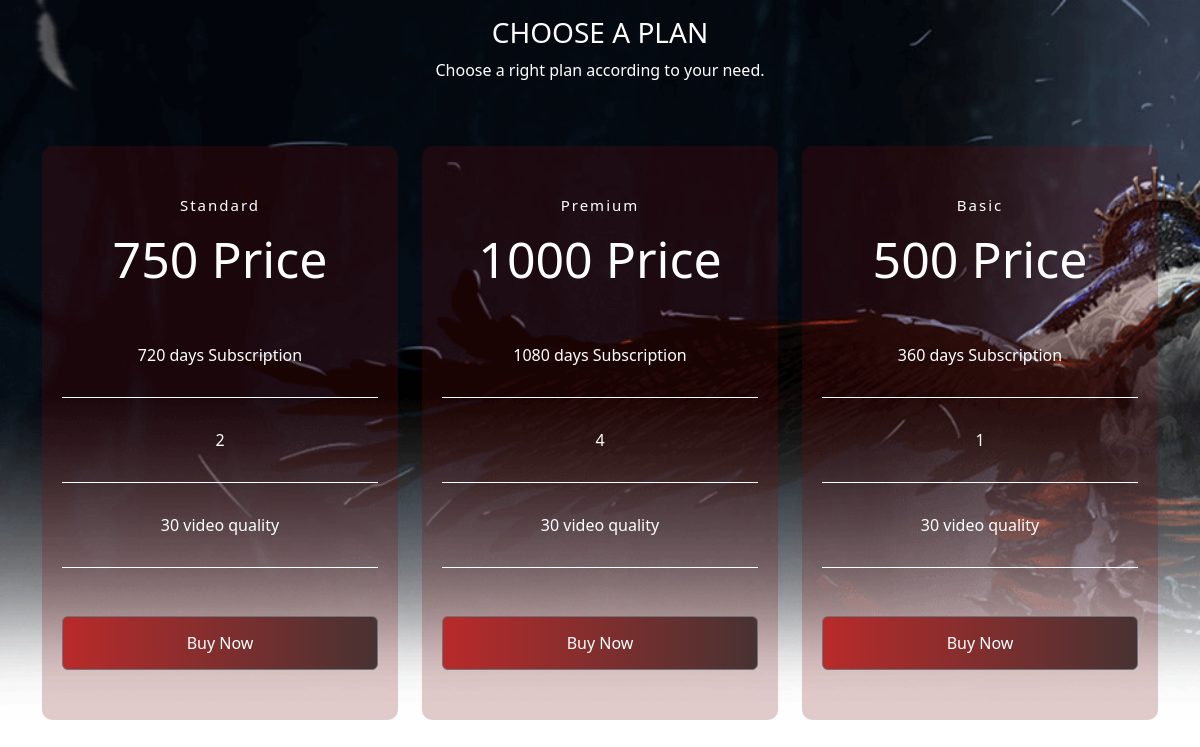
The page /UserWeb/pricing.php (signed in) on the database its author committed.
### tables this page shows
CREATE TABLE `plan` (
  `planID` int(11) NOT NULL,
  `planPrice` int(11) DEFAULT NULL,
  `planQuality` varchar(100) DEFAULT NULL,
  `planScreenSharing` varchar(100) DEFAULT NULL,
  `planForDays` int(11) DEFAULT NULL,
  `plan` varchar(100) DEFAULT NULL
);

### UserWeb/pricing.php (the view, shortened to what this page needs)
<?php
include 'shared/config.php';
$planFetchQ="select * from plan";
$planFetch=mysqli_query($conn,$planFetchQ);
?>
<!DOCTYPE html>
<html lang="en">
<head>
    <link href="https://cdn.jsdelivr.net/npm/bootstrap@5.3.1/dist/css/bootstrap.min.css" rel="stylesheet">
</head>
<body>
    <section id="price-section">
        <div class="container justify-content-center">
            <div class="row justify-content-center gapsectionsecond">
                <div class="col-lg-7 text-center justify-content-center">
                    <div class="title-big mt-3">
                        <h3>CHOOSE A PLAN</h3>
                    </div>
                    <p class="description-p pe-0 pe-lg-0">Choose a right plan according to your need.
                    </p>
                </div>
            </div>
            <div class="row pt-5 justify-content-center">
                <?php
                while($plan=mysqli_fetch_array($planFetch)){
                ?>
                <div class="col-lg-4 pb-5 pb-lg-0">
                    <div class="wrap-price">
                        <div class="price-innerdetail text-center">
                            <h5><?php echo $plan['plan']; ?></h5>
                            <p class="prices"><?php echo $plan['planPrice']; ?> Price</p>
                            <div class="detail-pricing">
                                <span class="float-right"><?php echo $plan['planForDays']; ?> days Subscription</span>
                            </div>
                            <div class="detail-pricing">
                                <span class="float-right"><?php echo $plan['planScreenSharing']; ?></span>
                            </div>
                            <div class="detail-pricing">
                                <span class="float-right"><?php echo $plan['planQuality']; ?> video quality</span>
                            </div>
                            <a href="chooseStreamer.php?id=<?php echo $plan['planID']; ?>&planPrice=<?php echo $plan['planPrice']; ?>" class="btn btn-secondary mt-5 button-style01">Buy Now</a>
                        </div>
                    </div>
                </div>
                <?php } ?>
            </div>
        </div>
    </section>
</body>
</html>

### UserWeb/pricing.php (style rules this page uses)
body { color: #fff }
section { background: url(./assets/img/breadcrumb.png); background-repeat: no-repeat; background-size: cover; }
.price-innerdetail h5 { font-weight: 400; letter-spacing: 2px; font-size: 15px; }
.price-innerdetail p { font-size: 50px; }
.detail-pricing { border-bottom: 1px solid; padding: 30px 0 30px 0; }
.detail-pricing span { display: inline-block; position: relative; font-weight: 400; }
.wrap-price { background: rgb(117 12 12 / 21%); padding: 50px 20px 50px; border-radius: 10px; }
.button-style01 { display: flex; padding: 0.875em 2em; background: linear-gradient(90deg, #b92a2a, #5a373700) #483232; font-family: inherit; color: #fff; text-decoration: none; transition: background-color 1s; place-content: center; align-items: center; }

### rows shown on the page
plan: plan "Standard", planPrice "750", planForDays "720", planScreenSharing "2", planQuality "30"
plan: plan "Premium", planPrice "1000", planForDays "1080", planScreenSharing "4", planQuality "30"
plan: plan "Basic", planPrice "500", planForDays "360", planScreenSharing "1", planQuality "30"
